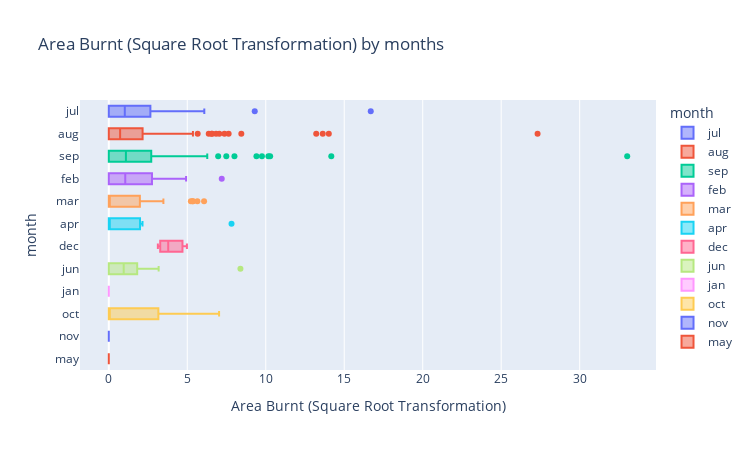

The code cell stored with this chart in its notebook:
### Markdown cell above
Some months like may, november, and jan have zero observations

### Code cell
train_set["sqrt_area"] = train_set["area"].apply(np.sqrt)
fig = px.box(
    train_set,
    x="sqrt_area",
    y="month",
    color="month",
    title="Area Burnt (Square Root Transformation) by months",
    labels={
        "sqrt_area": "Area Burnt (Square Root Transformation)",
        "month": "month"
    }
)
fig.update_layout(
    width=750,
    height=450
)
fig.show()

### Figure 1 — Plotly figure (JSON) as saved in the notebook; plotly's stock layout.template omitted (floating-point values rounded to 4 significant figures; data arrays with more than 128 entries replaced by an {"elided": "..."} marker saying what was removed)
{"data": [{"alignmentgroup": "True", "hovertemplate": "month=%{y}<br>Area Burnt (Square Root Transformation)=%{x}<extra></extra>", "legendgroup": "jul", "marker": {"color": "#636efa"}, "name": "jul", "notched": false, "offsetgroup": "jul", "orientation": "h", "showlegend": true, "type": "box", "x": [0, 1.277, 1.487, 6.084, 0, 1.625, 0, 2.713, 16.69, 0.8426, 1.196, 0, 2.65, 9.298, 0, 0, 2.563, 0, 0, 2.78, 0, 0], "x0": " ", "xaxis": "x", "y": ["jul", "jul", "jul", "jul", "jul", "jul", "jul", "jul", "jul", "jul", "jul", "jul", "jul", "jul", "jul", "jul", "jul", "jul", "jul", "jul", "jul", "jul"], "y0": " ", "yaxis": "y"}, {"alignmentgroup": "True", "hovertemplate": "month=%{y}<br>Area Burnt (Square Root Transformation)=%{x}<extra></extra>", "legendgroup": "aug", "marker": {"color": "#EF553B"}, "name": "aug", "notched": false, "offsetgroup": "aug", "orientation": "h", "showlegend": true, "type": "box", "x": {"elided": "149 float values"}, "x0": " ", "xaxis": "x", "y": {"elided": "149 str values"}, "y0": " ", "yaxis": "y"}, {"alignmentgroup": "True", "hovertemplate": "month=%{y}<br>Area Burnt (Square Root Transformation)=%{x}<extra></extra>", "legendgroup": "sep", "marker": {"color": "#00cc96"}, "name": "sep", "notched": false, "offsetgroup": "sep", "orientation": "h", "showlegend": true, "type": "box", "x": {"elided": "138 float values"}, "x0": " ", "xaxis": "x", "y": {"elided": "138 str values"}, "y0": " ", "yaxis": "y"}, {"alignmentgroup": "True", "hovertemplate": "month=%{y}<br>Area Burnt (Square Root Transformation)=%{x}<extra></extra>", "legendgroup": "feb", "marker": {"color": "#ab63fa"}, "name": "feb", "notched": false, "offsetgroup": "feb", "orientation": "h", "showlegend": true, "type": "box", "x": [0, 3.612, 2.615, 4.923, 0, 2.322, 1.049, 0, 0, 0, 7.196, 3.156, 1.463, 0, 0, 2.149, 0], "x0": " ", "xaxis": "x", "y": ["feb", "feb", "feb", "feb", "feb", "feb", "feb", "feb", "feb", "feb", "feb", "feb", "feb", "feb", "feb", "feb", "feb"], "y0": " ", "yaxis": "y"}, {"alignmentgroup": "True", "hovertemplate": "month=%{y}<br>Area Burnt (Square Root Transformation)=%{x}<extra></extra>", "legendgroup": "mar", "marker": {"color": "#FFA15A"}, "name": "mar", "notched": false, "offsetgroup": "mar", "orientation": "h", "showlegend": true, "type": "box", "x": [0, 0, 1.393, 0, 3.479, 2.871, 2.72, 2.883, 1.463, 0, 0, 1.783, 0, 0, 0, 0, 0, 2.571, 5.644, 0, 0, 0, 0, 0, 5.354, 0, 0, 0, 0, 6.07, 0, 0, 0, 2.681, 0, 0.9747, 0, 1.591, 0, 5.23, 0, 0, 0, 5.354, 0], "x0": " ", "xaxis": "x", "y": ["mar", "mar", "mar", "mar", "mar", "mar", "mar", "mar", "mar", "mar", "mar", "mar", "mar", "mar", "mar", "mar", "mar", "mar", "mar", "mar", "mar", "mar", "mar", "mar", "mar", "mar", "mar", "mar", "mar", "mar", "mar", "mar", "mar", "mar", "mar", "mar", "mar", "mar", "mar", "mar", "mar", "mar", "mar", "mar", "mar"], "y0": " ", "yaxis": "y"}, {"alignmentgroup": "True", "hovertemplate": "month=%{y}<br>Area Burnt (Square Root Transformation)=%{x}<extra></extra>", "legendgroup": "apr", "marker": {"color": "#19d3f3"}, "name": "apr", "notched": false, "offsetgroup": "apr", "orientation": "h", "showlegend": true, "type": "box", "x": [1.83, 7.819, 0, 0, 0, 0, 0, 2.147], "x0": " ", "xaxis": "x", "y": ["apr", "apr", "apr", "apr", "apr", "apr", "apr", "apr"], "y0": " ", "yaxis": "y"}, {"alignmentgroup": "True", "hovertemplate": "month=%{y}<br>Area Burnt (Square Root Transformation)=%{x}<extra></extra>", "legendgroup": "dec", "marker": {"color": "#FF6692"}, "name": "dec", "notched": false, "offsetgroup": "dec", "orientation": "h", "showlegend": true, "type": "box", "x": [4.225, 3.345, 3.276, 3.126, 4.977, 4.694], "x0": " ", "xaxis": "x", "y": ["dec", "dec", "dec", "dec", "dec", "dec"], "y0": " ", "yaxis": "y"}, {"alignmentgroup": "True", "hovertemplate": "month=%{y}<br>Area Burnt (Square Root Transformation)=%{x}<extra></extra>", "legendgroup": "jun", "marker": {"color": "#B6E880"}, "name": "jun", "notched": false, "offsetgroup": "jun", "orientation": "h", "showlegend": true, "type": "box", "x": [1.091, 0, 0, 1.393, 3.175, 0, 0, 1.786, 0, 1.876, 0.9487, 0, 8.386], "x0": " ", "xaxis": "x", "y": ["jun", "jun", "jun", "jun", "jun", "jun", "jun", "jun", "jun", "jun", "jun", "jun", "jun"], "y0": " ", "yaxis": "y"}, {"alignmentgroup": "True", "hovertemplate": "month=%{y}<br>Area Burnt (Square Root Transformation)=%{x}<extra></extra>", "legendgroup": "jan", "marker": {"color": "#FF97FF"}, "name": "jan", "notched": false, "offsetgroup": "jan", "orientation": "h", "showlegend": true, "type": "box", "x": [0], "x0": " ", "xaxis": "x", "y": ["jan"], "y0": " ", "yaxis": "y"}, {"alignmentgroup": "True", "hovertemplate": "month=%{y}<br>Area Burnt (Square Root Transformation)=%{x}<extra></extra>", "legendgroup": "oct", "marker": {"color": "#FECB52"}, "name": "oct", "notched": false, "offsetgroup": "oct", "orientation": "h", "showlegend": true, "type": "box", "x": [7.026, 0, 3.701, 0, 0, 4.922, 0, 2.613, 0, 0, 0, 0], "x0": " ", "xaxis": "x", "y": ["oct", "oct", "oct", "oct", "oct", "oct", "oct", "oct", "oct", "oct", "oct", "oct"], "y0": " ", "yaxis": "y"}, {"alignmentgroup": "True", "hovertemplate": "month=%{y}<br>Area Burnt (Square Root Transformation)=%{x}<extra></extra>", "legendgroup": "nov", "marker": {"color": "#636efa"}, "name": "nov", "notched": false, "offsetgroup": "nov", "orientation": "h", "showlegend": true, "type": "box", "x": [0], "x0": " ", "xaxis": "x", "y": ["nov"], "y0": " ", "yaxis": "y"}, {"alignmentgroup": "True", "hovertemplate": "month=%{y}<br>Area Burnt (Square Root Transformation)=%{x}<extra></extra>", "legendgroup": "may", "marker": {"color": "#EF553B"}, "name": "may", "notched": false, "offsetgroup": "may", "orientation": "h", "showlegend": true, "type": "box", "x": [0], "x0": " ", "xaxis": "x", "y": ["may"], "y0": " ", "yaxis": "y"}], "layout": {"boxmode": "overlay", "height": 450, "legend": {"title": {"text": "month"}, "tracegroupgap": 0}, "title": {"text": "Area Burnt (Square Root Transformation) by months"}, "width": 750, "xaxis": {"anchor": "y", "domain": [0, 1], "title": {"text": "Area Burnt (Square Root Transformation)"}}, "yaxis": {"anchor": "x", "categoryarray": ["may", "nov", "oct", "jan", "jun", "dec", "apr", "mar", "feb", "sep", "aug", "jul"], "categoryorder": "array", "domain": [0, 1], "title": {"text": "month"}}}}
